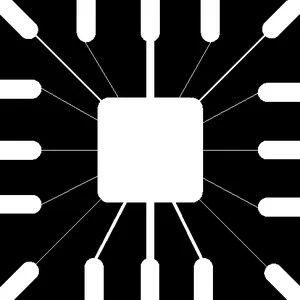
#> input picture 02-Nov/example.jpeg, 300 x 300 px, found by its file name
$ python inbuild.py
#> lines starting #> are read from the running program, lines starting #| are printed output that depends on the picture
import cv2
import numpy as np
import matplotlib.pyplot as plt

# Read the image for erosion
img = cv2.imread(r"C:\Users\aryan\OneDrive - st.niituniversity.in\DIP\02-Nov\example.jpeg", 0)
#> img is the input picture: shape (300, 300); min 0, max 255, mean 71.9

# Define the structuring element
k = 5  # Adjust the kernel size as needed
kernel = np.ones((k, k), dtype=np.uint8)

# Perform erosion using cv2.erode
imgErode = cv2.erode(img, kernel, iterations=1)
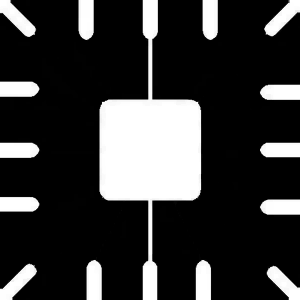
#> imgErode: shape (300, 300); min 0, max 255, mean 55.3

# Display the original and eroded images
plt.figure(figsize=(8, 4))
plt.subplot(121)
plt.imshow(img, cmap="gray")
plt.title("Original Image")

plt.subplot(122)
plt.imshow(imgErode, cmap="gray")
plt.title("Eroded Image")

plt.show()
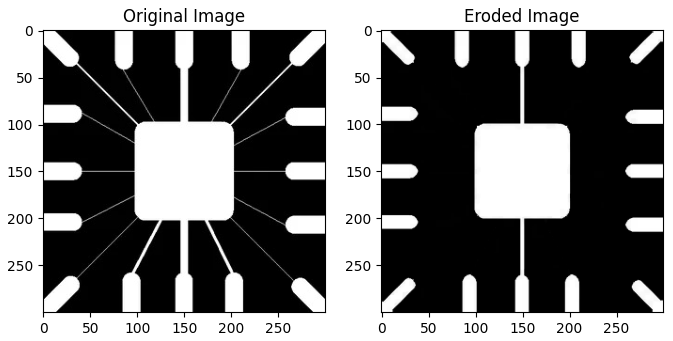
#> figure drawn by matplotlib, 2 panels

# Save the eroded image
cv2.imwrite("Eroded_OpenCV.png", imgErode)

$ run again, with 02-Nov/011.png saved as 02-Nov/example.jpeg
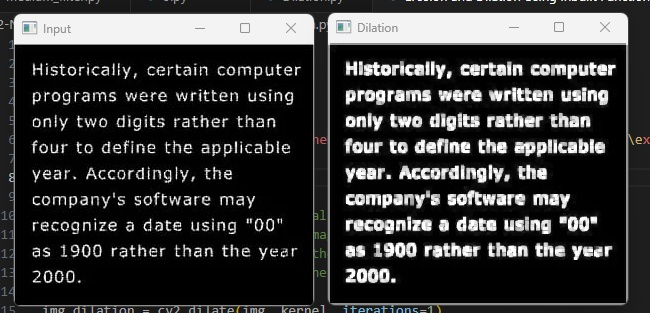
#> input picture 02-Nov/011.png, 650 x 313 px, found by its file name
#> `imgErode = cv2.erode(img, kernel, iterations=1)`:
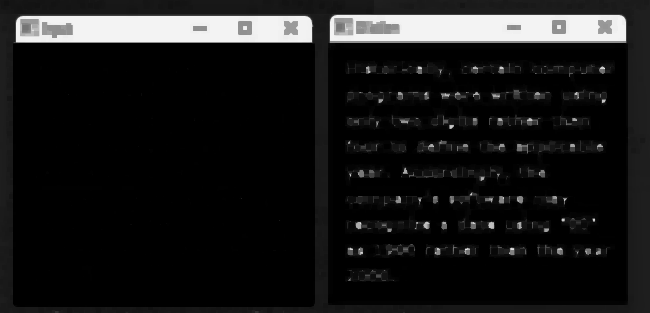
#> imgErode: shape (313, 650); min 0, max 243, mean 24.6
#> `plt.show()`:
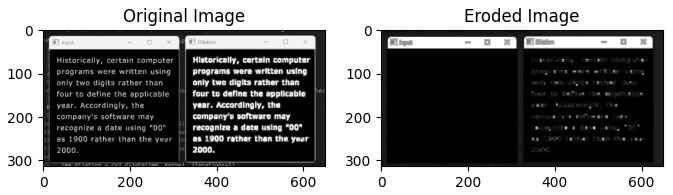
#> figure drawn by matplotlib, 2 panels
